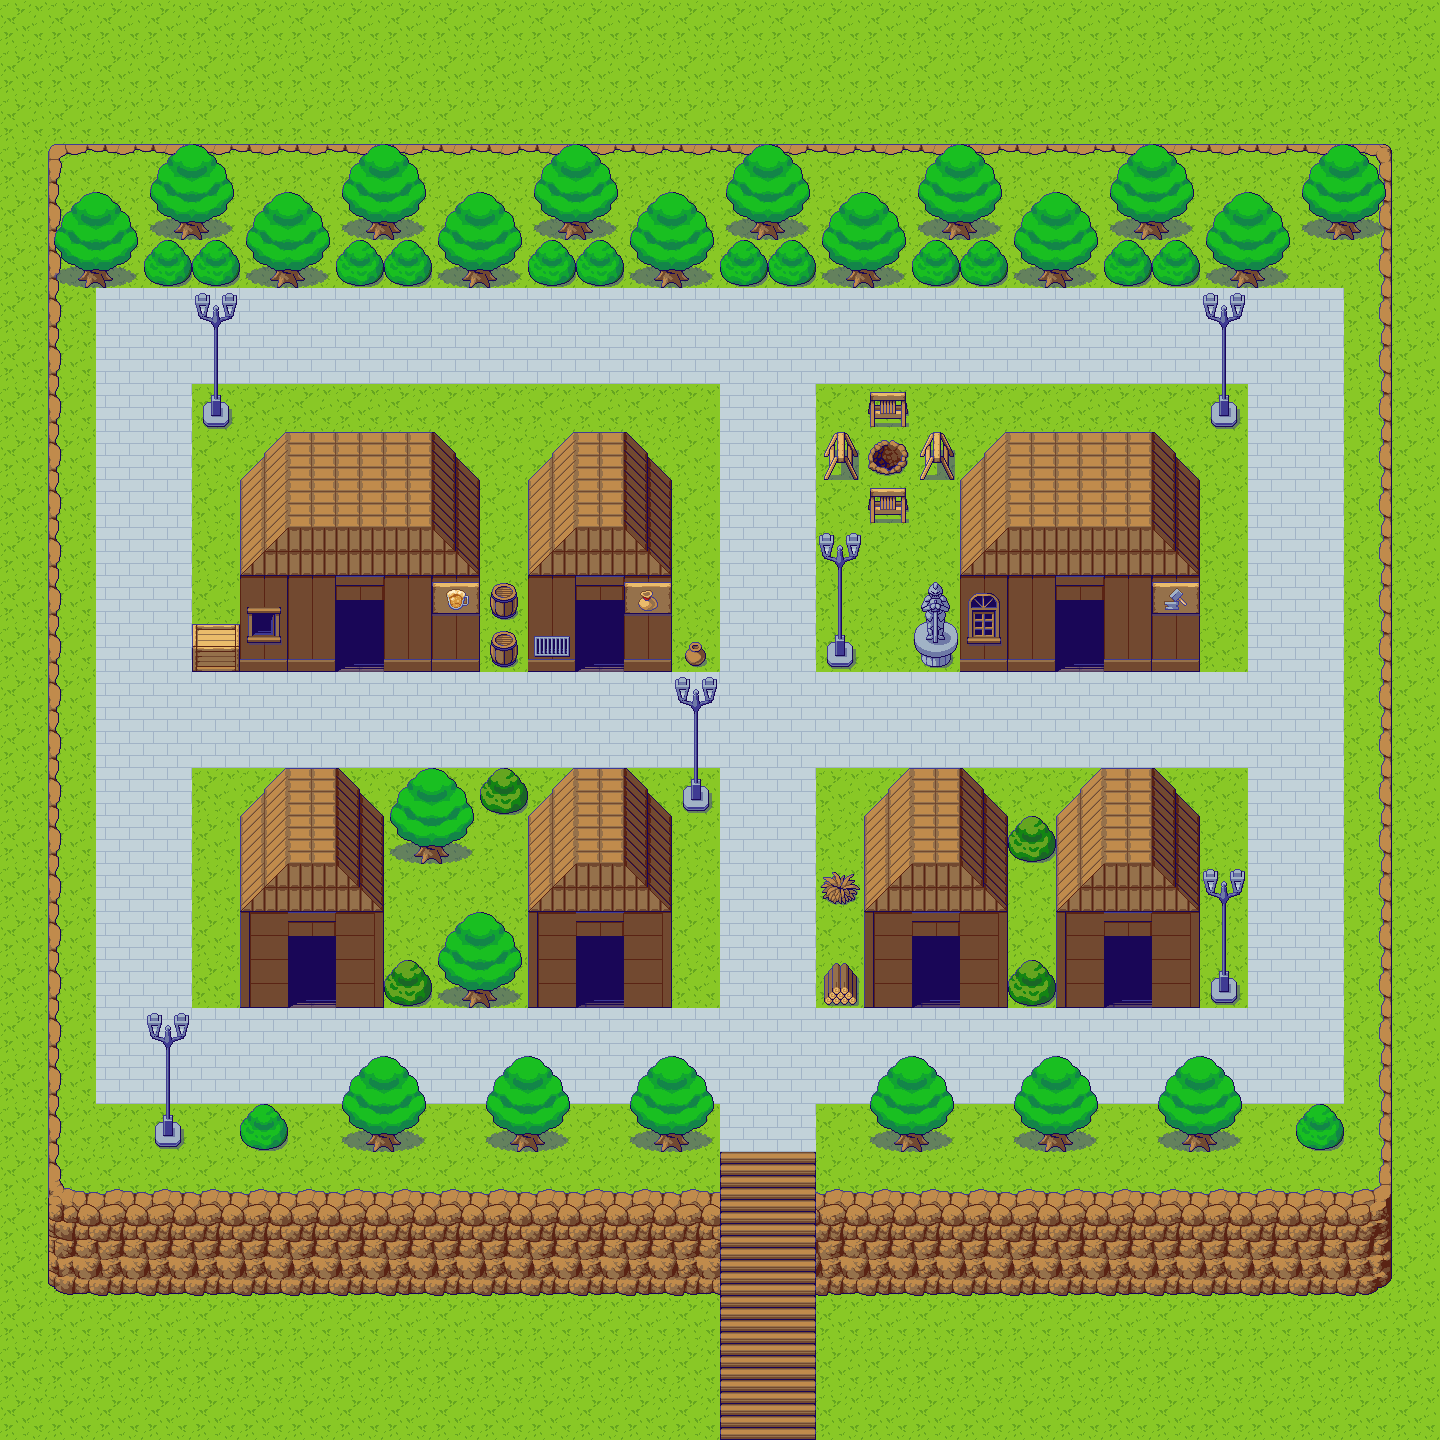

Rendered tile map (Tiled .tmx) drawn with the repository's tilesets; below, a short description and the map source with its tile grids summarised:
An orthogonal 30x30 tile map with 48x48 px tiles, 6 tile layers (GROUND, HIGH_GROUND, BRIDGE_AND_STREET, HOUSES, ...), 20 tilesets.

<map version="1.10" tiledversion="1.10.2" orientation="orthogonal" renderorder="right-down" width="30" height="30" tilewidth="48" tileheight="48" infinite="0" nextlayerid="11" nextobjectid="1">
 <tileset firstgid="1" name="PixelFantasy_Dungeon_A1" tilewidth="48" tileheight="48" tilecount="192" columns="16">
  <image source="Pixel Fantasy RMMZ RTP Tiles/img/tilesets/PixelFantasy_Dungeon_A1.png" width="768" height="576" />
 </tileset>
 <tileset firstgid="193" name="PixelFantasy_Dungeon_A2" tilewidth="48" tileheight="48" tilecount="192" columns="16">
  <image source="Pixel Fantasy RMMZ RTP Tiles/img/tilesets/PixelFantasy_Dungeon_A2.png" width="768" height="576" />
 </tileset>
 <tileset firstgid="385" name="PixelFantasy_Dungeon_A4" tilewidth="48" tileheight="48" tilecount="240" columns="16">
  <image source="Pixel Fantasy RMMZ RTP Tiles/img/tilesets/PixelFantasy_Dungeon_A4.png" width="768" height="720" />
 </tileset>
 <tileset firstgid="625" name="PixelFantasy_Dungeon_A5" tilewidth="48" tileheight="48" tilecount="120" columns="8">
  <image source="Pixel Fantasy RMMZ RTP Tiles/img/tilesets/PixelFantasy_Dungeon_A5.png" width="384" height="767" />
 </tileset>
 <tileset firstgid="745" name="PixelFantasy_Dungeon_B" tilewidth="48" tileheight="48" tilecount="256" columns="16">
  <image source="Pixel Fantasy RMMZ RTP Tiles/img/tilesets/PixelFantasy_Dungeon_B.png" width="768" height="768" />
 </tileset>
 <tileset firstgid="1001" name="PixelFantasy_Dungeon_C" tilewidth="48" tileheight="48" tilecount="256" columns="16">
  <image source="Pixel Fantasy RMMZ RTP Tiles/img/tilesets/PixelFantasy_Dungeon_C.png" width="768" height="768" />
 </tileset>
 <tileset firstgid="1257" name="PixelFantasy_Inside_A1" tilewidth="48" tileheight="48" tilecount="192" columns="16">
  <image source="Pixel Fantasy RMMZ RTP Tiles/img/tilesets/PixelFantasy_Inside_A1.png" width="768" height="576" />
 </tileset>
 <tileset firstgid="1449" name="PixelFantasy_Inside_A2" tilewidth="48" tileheight="48" tilecount="192" columns="16">
  <image source="Pixel Fantasy RMMZ RTP Tiles/img/tilesets/PixelFantasy_Inside_A2.png" width="768" height="576" />
 </tileset>
 <tileset firstgid="1641" name="PixelFantasy_Inside_A4" tilewidth="48" tileheight="48" tilecount="240" columns="16">
  <image source="Pixel Fantasy RMMZ RTP Tiles/img/tilesets/PixelFantasy_Inside_A4.png" width="768" height="720" />
 </tileset>
 <tileset firstgid="1881" name="PixelFantasy_Inside_A5" tilewidth="48" tileheight="48" tilecount="128" columns="8">
  <image source="Pixel Fantasy RMMZ RTP Tiles/img/tilesets/PixelFantasy_Inside_A5.png" width="384" height="768" />
 </tileset>
 <tileset firstgid="2009" name="PixelFantasy_Inside_B" tilewidth="48" tileheight="48" tilecount="256" columns="16">
  <image source="Pixel Fantasy RMMZ RTP Tiles/img/tilesets/PixelFantasy_Inside_B.png" width="768" height="768" />
 </tileset>
 <tileset firstgid="2265" name="PixelFantasy_Inside_C" tilewidth="48" tileheight="48" tilecount="256" columns="16">
  <image source="Pixel Fantasy RMMZ RTP Tiles/img/tilesets/PixelFantasy_Inside_C.png" width="768" height="768" />
 </tileset>
 <tileset firstgid="2521" name="PixelFantasy_Outside_A1" tilewidth="48" tileheight="48" tilecount="192" columns="16">
  <image source="Pixel Fantasy RMMZ RTP Tiles/img/tilesets/PixelFantasy_Outside_A1.png" width="768" height="576" />
 </tileset>
 <tileset firstgid="2713" name="PixelFantasy_Outside_A2" tilewidth="48" tileheight="48" tilecount="192" columns="16">
  <image source="Pixel Fantasy RMMZ RTP Tiles/img/tilesets/PixelFantasy_Outside_A2.png" width="768" height="576" />
 </tileset>
 <tileset firstgid="2905" name="PixelFantasy_Outside_A3" tilewidth="48" tileheight="48" tilecount="128" columns="16">
  <image source="Pixel Fantasy RMMZ RTP Tiles/img/tilesets/PixelFantasy_Outside_A3.png" width="768" height="384" />
 </tileset>
 <tileset firstgid="3033" name="PixelFantasy_Outside_A4" tilewidth="48" tileheight="48" tilecount="240" columns="16">
  <image source="Pixel Fantasy RMMZ RTP Tiles/img/tilesets/PixelFantasy_Outside_A4.png" width="768" height="720" />
 </tileset>
 <tileset firstgid="3273" name="PixelFantasy_Outside_A5" tilewidth="48" tileheight="48" tilecount="128" columns="8">
  <image source="Pixel Fantasy RMMZ RTP Tiles/img/tilesets/PixelFantasy_Outside_A5.png" width="384" height="768" />
 </tileset>
 <tileset firstgid="3401" name="PixelFantasy_Outside_B" tilewidth="48" tileheight="48" tilecount="256" columns="16">
  <image source="Pixel Fantasy RMMZ RTP Tiles/img/tilesets/PixelFantasy_Outside_B.png" width="768" height="768" />
 </tileset>
 <tileset firstgid="3657" name="PixelFantasy_Outside_C" tilewidth="48" tileheight="48" tilecount="256" columns="16">
  <image source="Pixel Fantasy RMMZ RTP Tiles/img/tilesets/PixelFantasy_Outside_C.png" width="768" height="768" />
 </tileset>
 <tileset firstgid="3913" name="PixelFantasy_Outside_D-Trees" tilewidth="48" tileheight="48" tilecount="256" columns="16">
  <image source="Pixel Fantasy RMMZ RTP Tiles/img/tilesets/PixelFantasy_Outside_D-Trees.png" width="768" height="768" />
 </tileset>
 <layer id="1" name="GROUND" width="30" height="30">
  <data>[900 cells, 900 non-empty, 6 distinct tile ids]</data>
 </layer>
 <layer id="2" name="HIGH_GROUND" width="30" height="30">
  <data>[900 cells, 152 non-empty, 14 distinct tile ids]</data>
 </layer>
 <layer id="6" name="BRIDGE_AND_STREET" width="30" height="30">
  <data>[900 cells, 236 non-empty, 3 distinct tile ids]</data>
 </layer>
 <layer id="5" name="HOUSES" width="30" height="30">
  <data>[900 cells, 125 non-empty, 17 distinct tile ids]</data>
 </layer>
 <layer id="7" name="DOORS" width="30" height="30">
  <data>[900 cells, 17 non-empty, 5 distinct tile ids]</data>
 </layer>
 <layer id="10" name="OBJECTS" width="30" height="30">
  <data>[900 cells, 142 non-empty, 28 distinct tile ids]</data>
 </layer>
</map>
